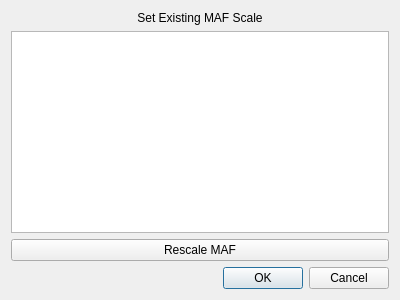
<?xml version="1.0" encoding="UTF-8"?>
<ui version="4.0">
 <class>MafDialog</class>
 <widget class="QDialog" name="MafDialog">
  <property name="geometry">
   <rect>
    <x>0</x>
    <y>0</y>
    <width>400</width>
    <height>300</height>
   </rect>
  </property>
  <property name="windowTitle">
   <string>MAF Scaling</string>
  </property>
  <layout class="QVBoxLayout" name="verticalLayout">
   <item>
    <widget class="QLabel" name="labelSetExistingScale">
     <property name="text">
      <string>Set Existing MAF Scale</string>
     </property>
     <property name="alignment">
      <set>Qt::AlignCenter</set>
     </property>
    </widget>
   </item>
   <item>
    <widget class="QTableWidget" name="tableExistingScale"/>
   </item>
   <item>
    <widget class="QPushButton" name="buttonRescaleMaf">
     <property name="text">
      <string>Rescale MAF</string>
     </property>
    </widget>
   </item>
   <item>
    <widget class="QDialogButtonBox" name="buttonBox">
     <property name="orientation">
      <enum>Qt::Horizontal</enum>
     </property>
     <property name="standardButtons">
      <set>QDialogButtonBox::Cancel|QDialogButtonBox::Ok</set>
     </property>
    </widget>
   </item>
  </layout>
 </widget>
 <resources/>
 <connections>
  <connection>
   <sender>buttonBox</sender>
   <signal>accepted()</signal>
   <receiver>MafDialog</receiver>
   <slot>accept()</slot>
   <hints>
    <hint type="sourcelabel">
     <x>248</x>
     <y>254</y>
    </hint>
    <hint type="destinationlabel">
     <x>157</x>
     <y>274</y>
    </hint>
   </hints>
  </connection>
  <connection>
   <sender>buttonBox</sender>
   <signal>rejected()</signal>
   <receiver>MafDialog</receiver>
   <slot>reject()</slot>
   <hints>
    <hint type="sourcelabel">
     <x>316</x>
     <y>260</y>
    </hint>
    <hint type="destinationlabel">
     <x>286</x>
     <y>274</y>
    </hint>
   </hints>
  </connection>
 </connections>
</ui>
